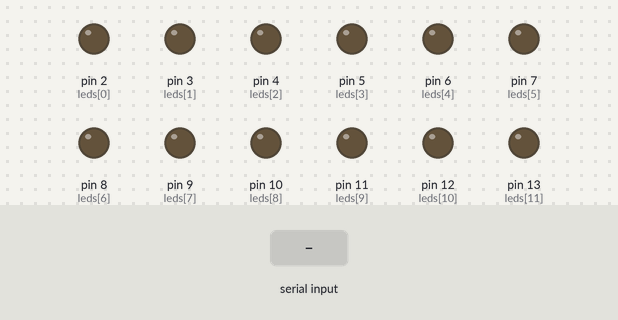
The sketch below on a simulated Arduino Uno, built with avr-gcc and run on an emulated ATmega328P. Shown: output pins drawn as LEDs (lit = HIGH). Dashed ring = blinking. The inputs (shaded band) are chosen by the test bench. Random numbers use the default seed unless the sketch sets one.

Above: at 1.2 s.
1.3 s: "0" received over Serial
At 1.5 s:
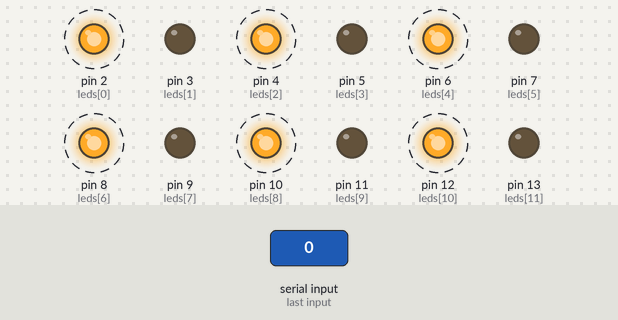
At 2.1 s:
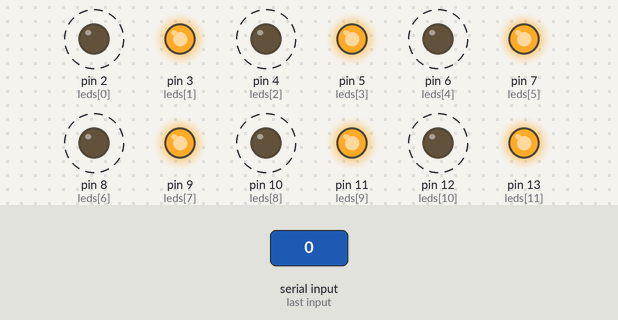
4.3 s: "1" received over Serial
7.3 s: "2" received over Serial
At 8.05 s:
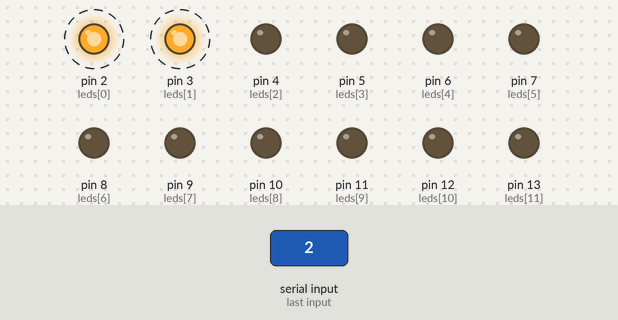
10.3 s: "3" received over Serial
At 11.3 s:
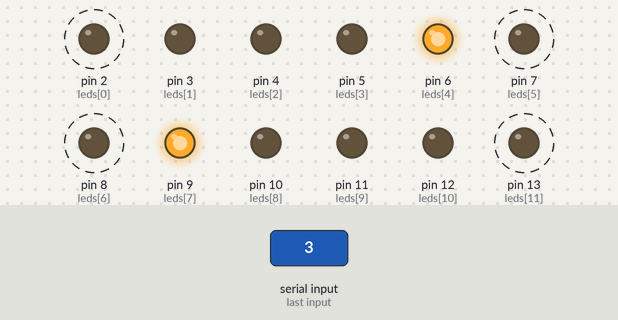
13.3 s: "4" received over Serial
16.3 s: "5" received over Serial
Timing chart, 0 to 66.8 s (numbered marks = the images above; inputs shaded):
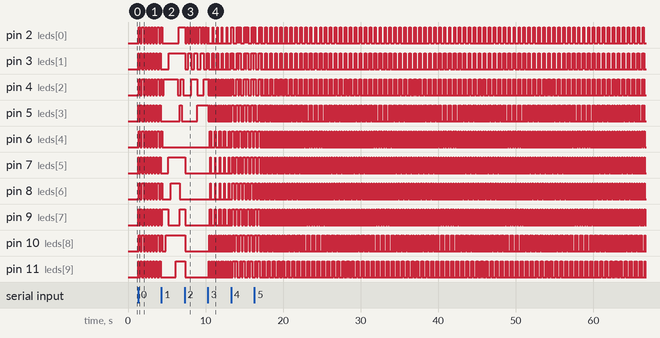

The sketch:

LED_Patterns.ino
```cpp
/*
 * Arduino LEDs
 *
 */

int val = 0; //variable to store the data from the serial port
int leds[] = {
  2, 3, 4, 5, 6, 7, 8, 9, 10, 11, 12, 13 }; //number of LEDs
int const numLEDs = sizeof(leds) / (sizeof(int));

void setup(){
  for(int i = 0; i < numLEDs; i++){
    pinMode(leds[i], OUTPUT);
  }
  Serial.begin(9600); // connect to the serial port
}

//recursive greatest common divisor, this is temp, will be hard coded later.
int gcd(int a, int b){
  if(a == 0)
    return b;
  return gcd(b % a, a);
}

void clearArray(unsigned long arr[]){
  for(int i = 0; i < numLEDs; i++)
    arr[i] = 0;
}

void clearLEDs(void){
  for(int i = 0; i < numLEDs; i++){
    digitalWrite(leds[i], LOW);
  }
}

void loop(void){
  val = Serial.read(); // read the serial port
top:

  //Criss-Cross
  if(val == '0'){
    unsigned int lastSec = 0;
    boolean a = true;
    while(true){
      unsigned long sec = millis() / 200;
      if(lastSec != sec)
        lastSec = sec;
      else
        continue;

      clearLEDs();
      for(int i = 0; i < numLEDs; i++){
        if(a && i % 2 == 1)
          digitalWrite(leds[i], HIGH);
        if(!a && i % 2 == 0)
          digitalWrite(leds[i], HIGH);
      }
      a = !a;

      val = Serial.read();
      if(val >= 0){
        clearLEDs();
        goto top;
      }
    }
  }

  //Random
  if(val == '1'){
    while(true){
      byte i = random(numLEDs);
      if(random(2) == 1)
        digitalWrite(leds[i], HIGH);
      else
        digitalWrite(leds[i], LOW);

      //delay from 10 to 150 inclusive, low numbers more likely
      int dlay =  random(0, 151) + random(0, 151) - 130;
      if(dlay < 10 || dlay > 150)
        dlay = random(10, 151);

      delay(dlay);

      val = Serial.read();
      if(val >= 0){
        clearLEDs();
        goto top;
      }
    }
  }

  //Binary Counter
  if(val == '2'){
    unsigned int count = 0;
    while(true){
      clearLEDs();
      unsigned int mask = 1;
      for(int i = 0; i < numLEDs; i++){
        if((count & mask) != 0)
          digitalWrite(leds[i], HIGH);
        mask = mask << 1;
      }
      count++;

      delay(200);

      val = Serial.read();
      if(val >= 0){
        clearLEDs();
        goto top;
      }
    }
  }

  //Bouncing
  if(val == '3'){
    unsigned int left = 0, right = numLEDs - 1;
    unsigned int middle = numLEDs / 2;
    boolean forwards = true;
    unsigned int lastSec = 0;
    while(true){
      unsigned long sec = millis() / 60;
      if(lastSec != sec)
        lastSec = sec;
      else
        continue;

      clearLEDs();

      digitalWrite(leds[left], HIGH);
      digitalWrite(leds[right], HIGH);

      if(forwards){
        left++;
        right--;
      }
      else{
        left--;
        right++;
      }

      if(right == middle)
        forwards = false;
      if(left == 0)
        forwards = true;

      val = Serial.read();
      if(val >= 0){
        clearLEDs();
        goto top;
      }
    }
  }

  //Scanner
  if(val == '4'){
    int t = 20;
    while(true){
      int i;
      for(i = 0; i < numLEDs; i++){
        digitalWrite(leds[i], HIGH);
        delay(t);
      }
      for(i = 0; i < numLEDs; i++){
        digitalWrite(leds[i], LOW);
        delay(t);
      }
      for(i = numLEDs - 1; i >= 0; i--){
        digitalWrite(leds[i], HIGH);
        delay(t);
      }
      for(i = numLEDs - 1; i >= 0; i--){
        digitalWrite(leds[i], LOW);
        delay(t);
      }
      val = Serial.read();
      if(val >= 0){
        clearLEDs();
        goto top;
      }
    }
  }

  //Knight Rider
  if(val == '5'){
    unsigned long time_started[numLEDs];
    unsigned long lastTime = 0;
    unsigned int i = 0;	 //front
    unsigned int j = 0; //back
    boolean forwards = true;
    boolean runI = true;
    const unsigned int next = 20;
    const unsigned int durr = 80;
    unsigned int agcd = gcd(next, durr);
    clearArray(time_started);

    while(true){
      unsigned long time = millis();
      if(time % agcd == 0){

        if(lastTime != time)
          lastTime = time;
        else
          continue;
        ///
        if(forwards){ //forwards
          if(runI && time % next == 0){
            digitalWrite(leds[i], HIGH);
            time_started[i] = time;
            i++;
          }

          if(time - time_started[j] == durr){
            digitalWrite(leds[j], LOW);
            j++;
          }

          if(i == numLEDs)
            runI = false;
          if(j == numLEDs){
            digitalWrite(leds[j], LOW);
            clearArray(time_started);
            runI = true;
            i = 11;
            j = 11;
            forwards = false;
          }
        }
        else{ //backwards
          if(runI && time % next == 0){
            digitalWrite(leds[i], HIGH);
            time_started[i] = time;
            i--;
          }
          if(time - time_started[j] == durr){
            digitalWrite(leds[j], LOW);
            j--;
          }

          if(i == 65535) //overflow
            runI = false;
          if(j == 65535){
            digitalWrite(leds[0], LOW);
            clearArray(time_started);
            runI = true;
            i = 0;
            j = 0;
            forwards = true;
          }
        }
      }
      ////
      val = Serial.read();
      if(val >= 0){
        clearLEDs();
        goto top;
      }
    }
  }

  //ascii conversions
  if(val > 64 && val < 78)					        //Capital Letter
    digitalWrite(leds[val - 65], LOW);
  if(val > 96 && val < 110)					        //Lower Case Letter
    digitalWrite(leds[val - 97], HIGH);
  if(val == 'Z'){
    clearLEDs();
  }
}
```

Measured:
- after the input at 1.3 s, pin 2 (leds[0]): alternates HIGH for 0.20 s and LOW for 0.20 s, starting after 0.10 s; pin 3 (leds[1]): LOW → HIGH at once, then repeats every 0.40 s: LOW 0.20 s, HIGH 0.20 s
- after the input at 7.3 s, pin 13 (leds[11]): HIGH → LOW after 0.05 s
- after the input at 10.3 s, pin 7 (leds[5]), pin 8 (leds[6]): alternates HIGH for 0.06 s and LOW for 0.54 s, starting after 0.32 s
